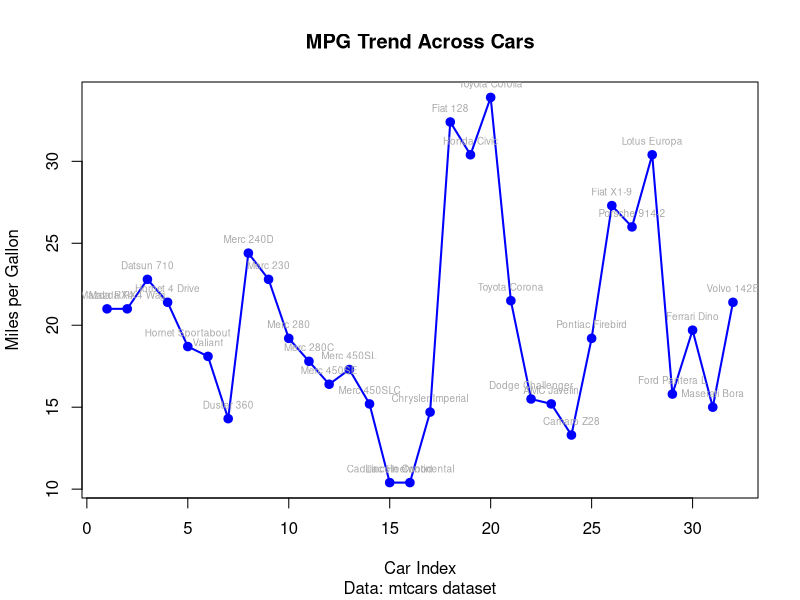

Source code (R):
# ─────────────────────────────────────────────────────────────
# 📈 Base R Lineplot Diagnostic Script (mtcars)
# Author: NAIMUDDIN
# Purpose: Visualize MPG trend across cars
# ─────────────────────────────────────────────────────────────

# Step 0: Define car index
car_index <- seq_along(mtcars$mpg)  # Sequence from 1 to number of cars

# Step 1: Generate lineplot of MPG across car index
plot(car_index, mtcars$mpg,         # X-axis: car index, Y-axis: MPG
  type  = "o",                      # Line and points
  main  = "MPG Trend Across Cars",  # Plot title
  sub   = "Data: mtcars dataset",   # Subtitle
  xlab  = "Car Index",              # X-axis label
  ylab  = "Miles per Gallon",       # Y-axis label
  col   = "blue",                 # Line color
  lwd   = 2,                        # Line width
  pch   = 19                        # Point Shape
)

# Step 2: Annotate each point with car name
text(car_index, mtcars$mpg,         # X-Y coordinates
  labels  = rownames(mtcars),       # Car names
  pos     = 3,                      # Above each point
  cex     = 0.6,                    # Label size
  col     = "darkgray"            # Annotation color
)